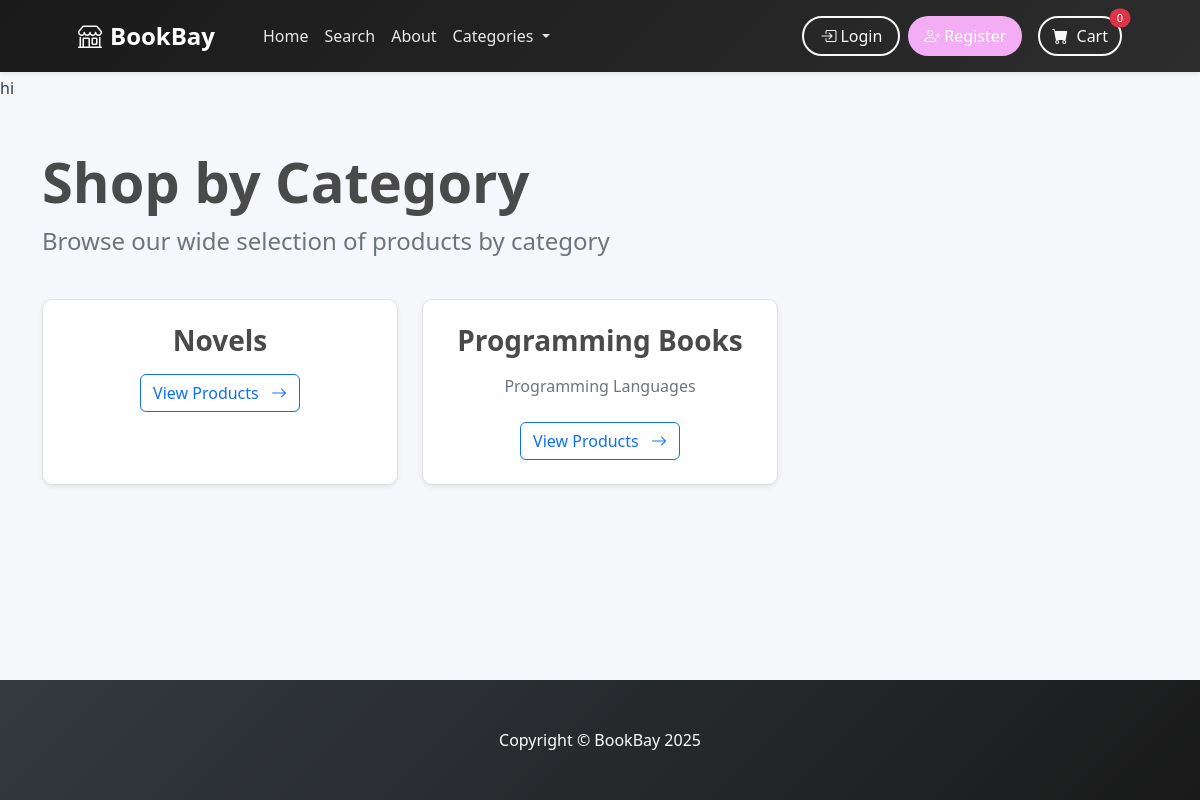
The app's page /category_summary/ with its own data.
### store/models.py (models this page shows, shortened)
class Category(models.Model):
    name = models.CharField(max_length=50)
    parent = models.ForeignKey('self', on_delete=models.CASCADE, null=True, blank=True, related_name='subcategories')
    slug = models.SlugField(unique=True, null=True, blank=True)
    description = models.TextField(blank=True, null=True)
    class Meta:
        verbose_name_plural = 'categories'
        ordering = ['name']
    def get_subcategories(self):
        return self.subcategories.all()

### store/views.py (the view)
# urls.py: path("category_summary/", views.category_summary, name='category_summary'),
def category_summary(request):
    return render(request, 'category_summary.html', {
        'categories': get_categories()
    })

### cart/cart.py (called while the page is built)
    def __len__(self):
        return len(self.cart)

### cart/context_processors.py (called while the page is built)
def cart(request):
    return {"cart": Cart(request)}

### store/context_processors.py (called while the page is built)
def categories_context(request):
    return {
        'categories': Category.objects.filter(parent=None)
    }

### store/views.py (called while the page is built)
def get_categories():
    return Category.objects.filter(parent=None)

### store/templates/category_summary.html
{% extends 'base.html' %}
{% block content %}
<div class="container py-5">
    <div class="row mb-4">
        <div class="col-12">
            <h1 class="display-4 fw-bold" style="color: #4a4a4a;">Shop by Category</h1>
            <p class="lead fs-4 text-muted">Browse our wide selection of products by category</p>
        </div>
    </div>
    <div class="row g-4">
        {% for category in categories %}
        <div class="col-md-6 col-lg-4">
            <div class="card h-100 shadow-sm" style="border: 1px solid #e0e0e0;">
                <div class="card-body p-4">
                    <div class="text-center">
                        <h3 class="fw-bolder mb-3" style="color: #4a4a4a;">{{ category.name }}</h3>
                        {% if category.description %}
                        <p class="text-muted mb-4">{{ category.description }}</p>
                        {% endif %}
                        <a href="{% url 'store:category' category.slug %}" class="btn btn-outline-primary">
                            View Products
                            <i class="bi bi-arrow-right ms-2"></i>
                        </a>
                    </div>
                </div>
            </div>
        </div>
        {% endfor %}
    </div>
</div>
{% endblock %}

### store/templates/base.html (style rules this page uses)
:root { --primary-color:rgb(242, 173, 244); --secondary-color: #6c757d; --success-color: #28a745; --danger-color: #dc3545; --warning-color: #ffc107; --info-color: #17a2b8; --light-color: #f8f9fa; --dark-color: #343a40; --body-bg: #f5f7fa; --card-bg: #ffffff; --text-primary: #2c3e50; --text-secondary: #6c757d; --border-color: #e9ecef; }
body { min-height: 100vh; display: flex; flex-direction: column; padding-top: 76px; background-color: var(--body-bg); color: var(--text-primary); }
.card { border: none; border-radius: 10px; box-shadow: 0 4px 6px rgba(0, 0, 0, 0.1); transition: transform 0.3s ease, box-shadow 0.3s ease; }
html { scroll-behavior: smooth; }

### records on screen
Category: name "Novels"
Category: name "Programming Books", description "Programming Languages"
